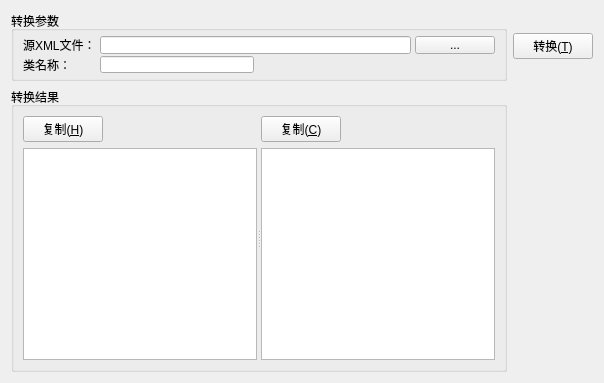
<?xml version="1.0" encoding="UTF-8"?>
<ui version="4.0">
 <class>view_xml2ssaxex</class>
 <widget class="QWidget" name="view_xml2ssaxex">
  <property name="geometry">
   <rect>
    <x>0</x>
    <y>0</y>
    <width>604</width>
    <height>383</height>
   </rect>
  </property>
  <property name="windowTitle">
   <string>Form</string>
  </property>
  <layout class="QGridLayout" name="gridLayout_3">
   <item row="0" column="0">
    <layout class="QGridLayout" name="gridLayout_2">
     <item row="0" column="0">
      <widget class="QGroupBox" name="groupBox">
       <property name="maximumSize">
        <size>
         <width>16777215</width>
         <height>70</height>
        </size>
       </property>
       <property name="title">
        <string>转换参数</string>
       </property>
       <layout class="QGridLayout" name="gridLayout">
        <property name="leftMargin">
         <number>9</number>
        </property>
        <property name="topMargin">
         <number>5</number>
        </property>
        <property name="rightMargin">
         <number>9</number>
        </property>
        <property name="bottomMargin">
         <number>5</number>
        </property>
        <property name="horizontalSpacing">
         <number>4</number>
        </property>
        <property name="verticalSpacing">
         <number>2</number>
        </property>
        <item row="1" column="0">
         <widget class="QLabel" name="label_2">
          <property name="text">
           <string>类名称：</string>
          </property>
         </widget>
        </item>
        <item row="0" column="0">
         <widget class="QLabel" name="label">
          <property name="text">
           <string>源XML文件：</string>
          </property>
         </widget>
        </item>
        <item row="1" column="1">
         <widget class="QLineEdit" name="lineEdit_ClsName"/>
        </item>
        <item row="0" column="3">
         <widget class="QPushButton" name="pushButtonBrowse">
          <property name="text">
           <string>...</string>
          </property>
         </widget>
        </item>
        <item row="1" column="2">
         <spacer name="horizontalSpacer_3">
          <property name="orientation">
           <enum>Qt::Horizontal</enum>
          </property>
          <property name="sizeHint" stdset="0">
           <size>
            <width>40</width>
            <height>20</height>
           </size>
          </property>
         </spacer>
        </item>
        <item row="0" column="1" colspan="2">
         <widget class="QLineEdit" name="lineEdit_Src"/>
        </item>
       </layout>
      </widget>
     </item>
     <item row="1" column="0">
      <widget class="QGroupBox" name="groupBox_2">
       <property name="title">
        <string>转换结果</string>
       </property>
       <layout class="QGridLayout" name="gridLayout_4">
        <item row="0" column="0">
         <widget class="QSplitter" name="splitter">
          <property name="orientation">
           <enum>Qt::Horizontal</enum>
          </property>
          <widget class="QWidget" name="">
           <layout class="QVBoxLayout" name="verticalLayout_2">
            <item>
             <layout class="QHBoxLayout" name="horizontalLayout_2">
              <item>
               <widget class="QPushButton" name="pushButtonCopyH">
                <property name="text">
                 <string>复制(&amp;H)</string>
                </property>
                <property name="icon">
                 <iconset resource="ssp_assist.qrc">
                  <normaloff>:/ssp_assist/Resources/20070402165933835.gif</normaloff>:/ssp_assist/Resources/20070402165933835.gif</iconset>
                </property>
               </widget>
              </item>
              <item>
               <spacer name="horizontalSpacer">
                <property name="orientation">
                 <enum>Qt::Horizontal</enum>
                </property>
                <property name="sizeHint" stdset="0">
                 <size>
                  <width>40</width>
                  <height>20</height>
                 </size>
                </property>
               </spacer>
              </item>
             </layout>
            </item>
            <item>
             <widget class="QPlainTextEdit" name="plainText_h"/>
            </item>
           </layout>
          </widget>
          <widget class="QWidget" name="">
           <layout class="QVBoxLayout" name="verticalLayout">
            <item>
             <layout class="QHBoxLayout" name="horizontalLayout">
              <item>
               <widget class="QPushButton" name="pushButtonCopyCpp">
                <property name="text">
                 <string>复制(&amp;C)</string>
                </property>
                <property name="icon">
                 <iconset resource="ssp_assist.qrc">
                  <normaloff>:/ssp_assist/Resources/20070402165933835.gif</normaloff>:/ssp_assist/Resources/20070402165933835.gif</iconset>
                </property>
               </widget>
              </item>
              <item>
               <spacer name="horizontalSpacer_2">
                <property name="orientation">
                 <enum>Qt::Horizontal</enum>
                </property>
                <property name="sizeHint" stdset="0">
                 <size>
                  <width>40</width>
                  <height>20</height>
                 </size>
                </property>
               </spacer>
              </item>
             </layout>
            </item>
            <item>
             <widget class="QPlainTextEdit" name="plainText_cpp"/>
            </item>
           </layout>
          </widget>
         </widget>
        </item>
       </layout>
      </widget>
     </item>
     <item row="0" column="1">
      <widget class="QPushButton" name="pushButtonConvert">
       <property name="text">
        <string>转换(&amp;T)</string>
       </property>
       <property name="icon">
        <iconset resource="ssp_assist.qrc">
         <normaloff>:/ssp_assist/Resources/20070402165926456.gif</normaloff>:/ssp_assist/Resources/20070402165926456.gif</iconset>
       </property>
      </widget>
     </item>
    </layout>
   </item>
  </layout>
 </widget>
 <resources>
  <include location="ssp_assist.qrc"/>
 </resources>
 <connections/>
</ui>
